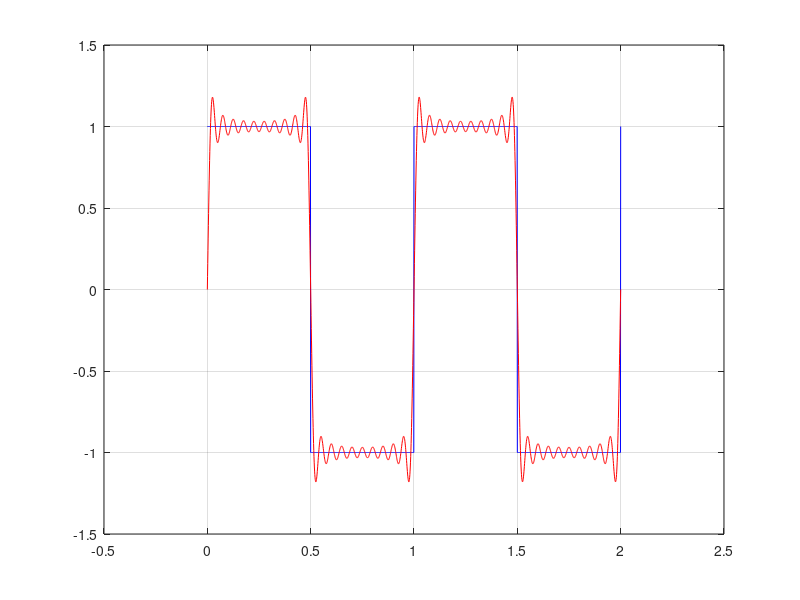

Here is the MATLAB script that generated this plot:
%------------------------------
% IoT Communication Experiment
% Author:GuoZhiHong 
% StudentID:201616070320
%------------------------------

% Exercise 2

N=10;  
t = 0:0.001:2;
s = square(2*pi*t);
fs = zeros(size(s));
for n = 1:N
    fs = fs + (4/pi)*((sin(2*pi*t*(2*n-1)))/(2*n-1));
end
plot(t,s,'b',t,fs,'r');
axis([-0.5,2.5,-1.5,1.5]);
grid on;